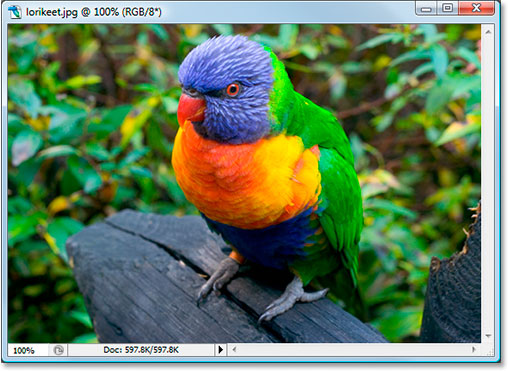
#> input picture 05 - Computer Vision/img/animal02.jpg, 508 x 371 px
$ jupyter execute '19. openCV.ipynb'
#> lines starting #> are read from the running program, lines starting #| are printed output that depends on the picture
[cell 1]
import cv2
from PIL import Image
import numpy as np
import matplotlib.pyplot as plt

[cell 2]
path = './img/animal02.jpg'

[cell 3]
im1 = Image.open(path)
#> im1 is the input picture: PIL image 508x371 RGB; mean R, G, B 97.1, 122.5, 92.7
arr1 = np.array(im1)
arr1.shape, arr1[0, 0]  # RGB
#> Out = ((371, 508, 3), [255, 254, 255])

[cell 4]
arr2 = cv2.imread(path)  # hiển thị mảng trước
arr2.shape, arr2[0, 0]  # BGR
#> Out = ((371, 508, 3), [255, 254, 255])

### Hiện ảnh bằng openCV

[cell 5]
cv2.imshow('CON VẸT', arr2)  # hiển thị ảnh
cv2.waitKey(5000)  # đợi trong 5s hoặc ấn nút bất kì thì sẽ thực hiện câu lệnh bên dưới
cv2.destroyWindow('CON VẸT')  # sau 5s hoặc ấn nút bất kì sẽ đóng window

### Tách màu

[cell 6]
b, g, r = cv2.split(arr2)
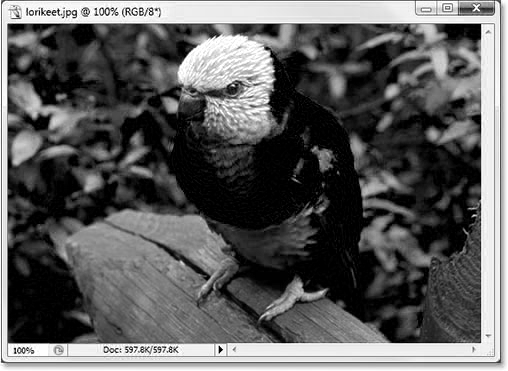
#> b: shape (371, 508); min 0, max 255, mean 92.7
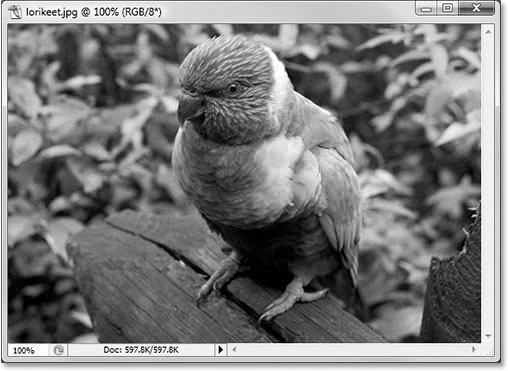
#> g: shape (371, 508); min 0, max 255, mean 122.5
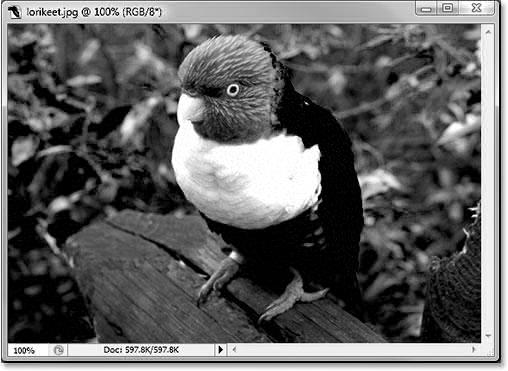
#> r: shape (371, 508); min 0, max 255, mean 97.1
b.shape, g.shape, r.shape
#> Out = ((371, 508), (371, 508), (371, 508))

[cell 7]
cv2.imshow('RED', r)
cv2.imshow('GREEN', g)
cv2.imshow('BLUE', b)

cv2.waitKey(10000)
cv2.destroyAllWindows()

### Đổi màu

[cell 8]
gray_arr2 = cv2.cvtColor(arr2, cv2.COLOR_BGR2GRAY)
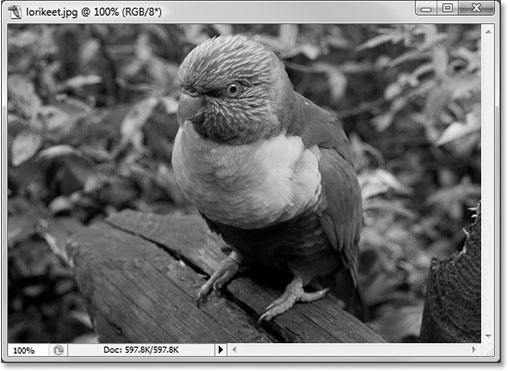
#> gray_arr2: shape (371, 508); min 0, max 255, mean 111.5
gray_arr2.shape
#> Out = (371, 508)

[cell 9]
cv2.imshow('GRAY', gray_arr2)
cv2.waitKey(5000)
cv2.destroyWindow('GRAY')

### Đổi màu tại điểm ảnh nhất định

[cell 10]
copied_arr2 = arr2.copy()

height, width, bgr = arr2.shape
#> height = 371; width = 508; bgr = 3

half_h = int(height/2)
#> half_h = 185
half_w = int(width/2)
#> half_w = 254

green_color = (0, 255, 0)

# Thay đổi màu tại góc 1/4 thứ nhất:
for i in range(half_h):
    for j in range(half_w):
        copied_arr2[i, j] = green_color
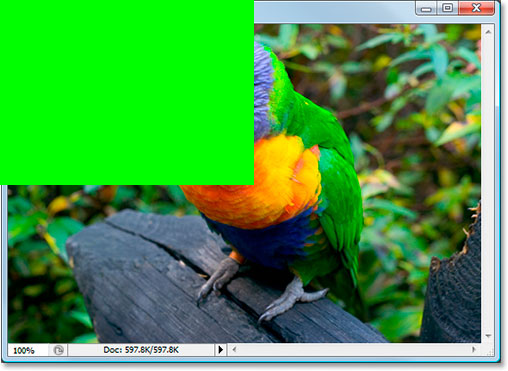
#> copied_arr2: shape (371, 508, 3); mean B, G, R 68.7, 154.6, 70.4


cv2.imshow('copied_im', copied_arr2)
cv2.waitKey(5000)
cv2.destroyAllWindows()

$ run again, with 05 - Computer Vision/img/animal01.jpg copied over 05 - Computer Vision/img/animal02.jpg
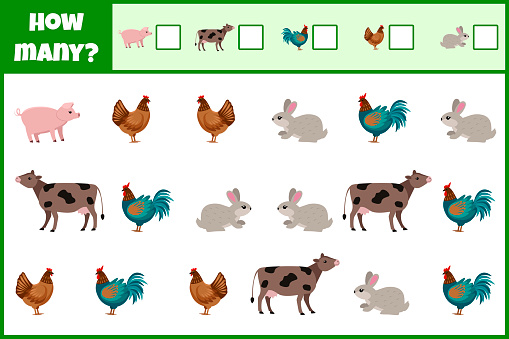
#> input picture 05 - Computer Vision/img/animal01.jpg, 509 x 339 px
#> im1 is the input picture: PIL image 509x339 RGB; mean R, G, B 210.6, 223.5, 205.1
#> `arr1.shape, arr1[0, 0]`: Out = ((339, 509, 3), [0, 143, 2])
#> `arr2.shape, arr2[0, 0]`: Out = ((339, 509, 3), [2, 143, 0])
#> `gray_arr2 = cv2.cvtColor(arr2, cv2.COLOR_BGR2GRAY)`:
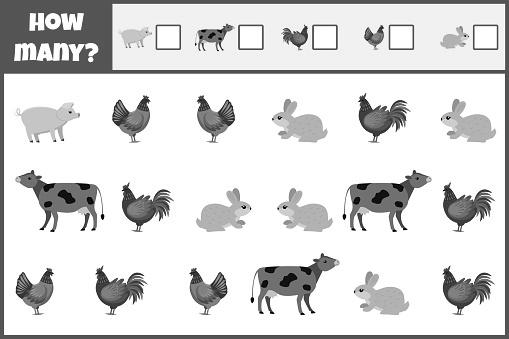
#> gray_arr2: shape (339, 509); min 0, max 255, mean 217.6
#> after the loop `for i in range(half_h):`:
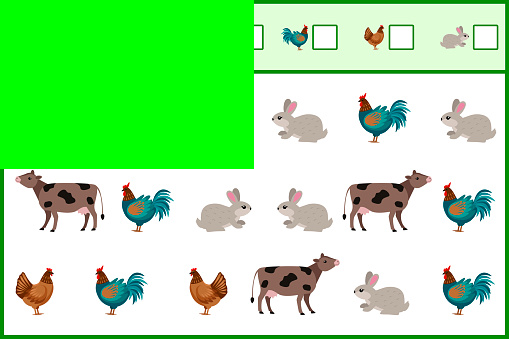
#> copied_arr2: shape (339, 509, 3); mean B, G, R 159.4, 232.4, 162.2

$ run again, with 05 - Computer Vision/img/face02.jpg copied over 05 - Computer Vision/img/animal02.jpg
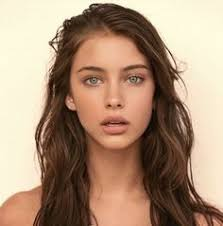
#> input picture 05 - Computer Vision/img/face02.jpg, 223 x 226 px
#> im1 is the input picture: PIL image 223x226 RGB; mean R, G, B 172.9, 144.5, 120.9
#> `arr1.shape, arr1[0, 0]`: Out = ((226, 223, 3), [248, 241, 215])
#> `arr2.shape, arr2[0, 0]`: Out = ((226, 223, 3), [215, 241, 248])
#> `b, g, r = cv2.split(arr2)`:
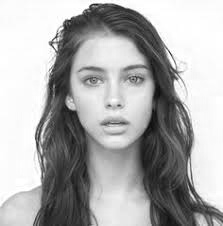
#> r: shape (226, 223); min 11, max 255, mean 172.9
#> after the loop `for i in range(half_h):`:
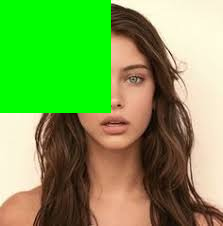
#> copied_arr2: shape (226, 223, 3); mean B, G, R 83.8, 164.4, 123.7
